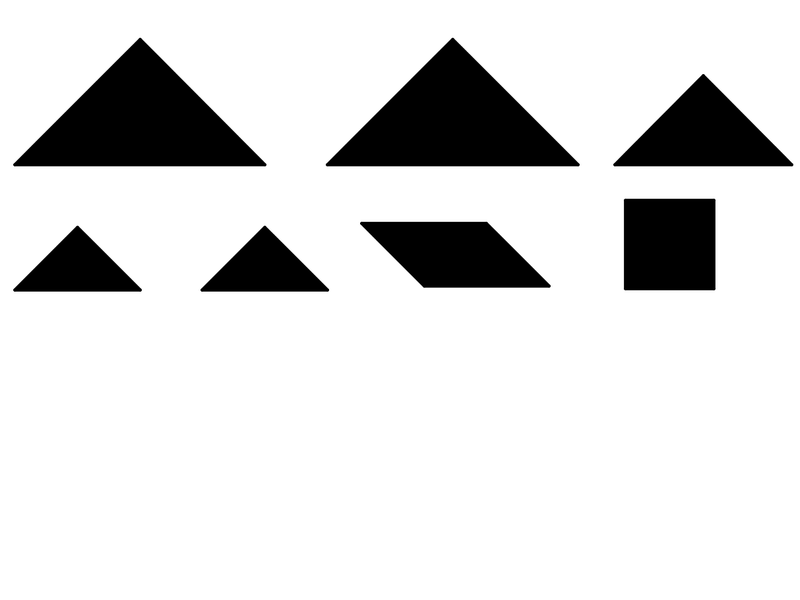
#> input picture test.jpg, 800 x 600 px
$ python test_file.py
#> lines starting #> are read from the running program, lines starting #| are printed output that depends on the picture; after the words box and inside, x2 and y2 are one past the last pixel; in counts of white or black regions, pixels touching at a corner belong together
import cv2


#---------------------LOAD IMAGES------------------------#
img = cv2.imread("test.jpg", cv2.IMREAD_GRAYSCALE)
#> img is the input picture: shape (600, 800); min 0, max 255, mean 219.1
_, threshold = cv2.threshold(img, 200, 255, cv2.THRESH_BINARY_INV)
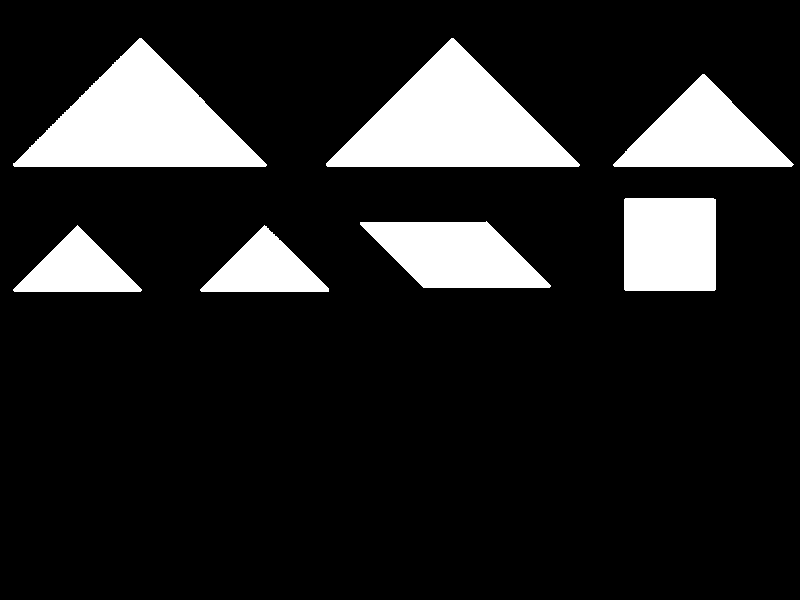
#> threshold: shape (600, 800); 14.3% white; 7 white regions, largest, box (x1, y1, x2, y2) and area: (326, 38, 580, 167) 16888, (13, 38, 267, 167) 16854, (613, 74, 794, 167) 8744
img_Base = cv2.imread("test.jpg", cv2.IMREAD_COLOR)

img_rectangle = cv2.threshold(cv2.imread("vierkant.png", cv2.IMREAD_GRAYSCALE), 200, 255, cv2.THRESH_BINARY_INV) # read and threshold the rectangle image
img_triangle = cv2.threshold(cv2.imread("driehoek.png", cv2.IMREAD_GRAYSCALE), 200, 255, cv2.THRESH_BINARY_INV) # read and threshold the triangle image
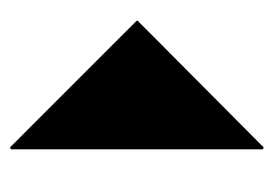
#> input picture driehoek.png, 280 x 169 px
img_diamond = cv2.threshold(cv2.imread("diamant.png", cv2.IMREAD_GRAYSCALE), 200, 255, cv2.THRESH_BINARY_INV) # read and threshold the diamond image


#-------------------APPLY MODIFIERS----------------------#

#> (the run stopped early here; a loop or call above may not have finished)
